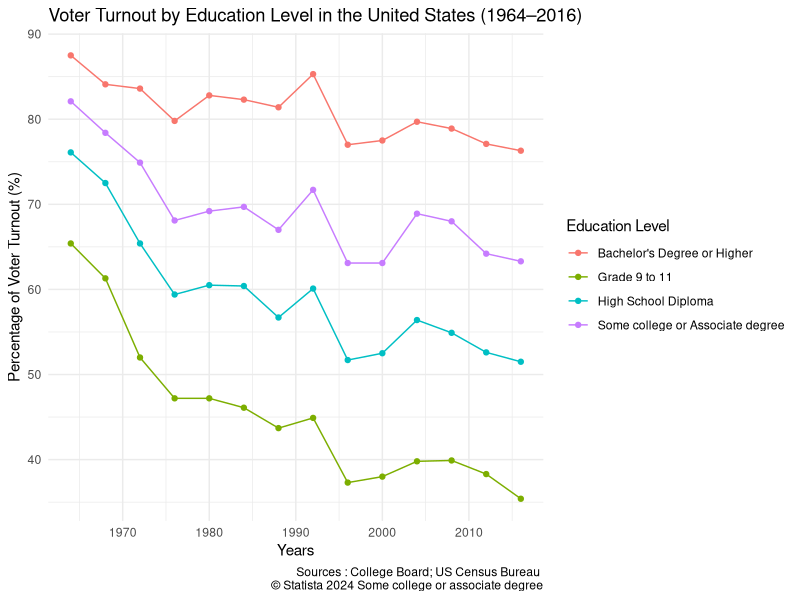
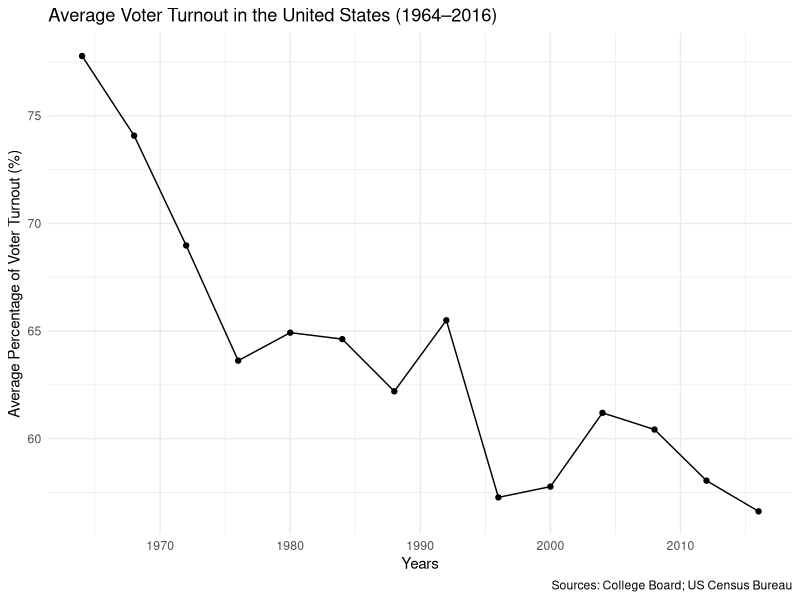
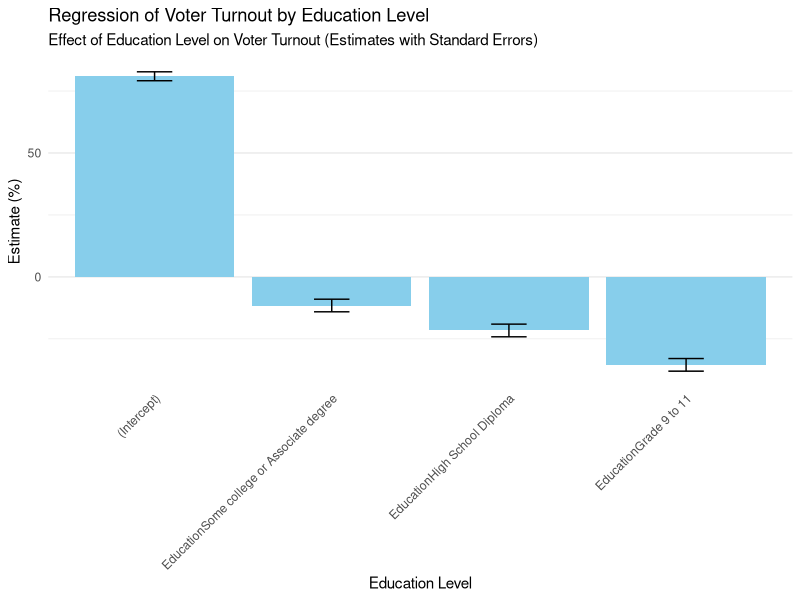
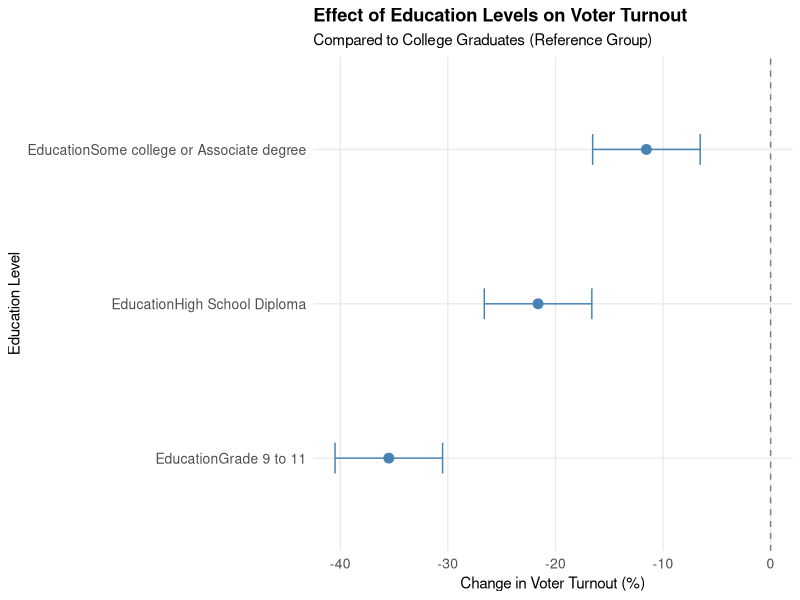

Recreate these plots in R, in order.
## ---- chunk 1
library(ggplot2)
library(tidyverse)
library(readr)
library(dplyr)
turnout <- read_csv("index_files/turnouts.csv") 
## ---- chunk 2
getwd()
setwd("/Users/ikramohamed/Desktop")
getwd
## ---- chunk 3
ggplot(turnout, aes(x = Year, y = Outcome, color = Education)) +
  geom_line() + 
  geom_point() +
  labs(
    title = "Voter Turnout by Education Level in the United States (1964–2016)", 
    caption = "Sources : College Board; US Census Bureau 
    © Statista 2024 Some college or associate degree", 
    x = "Years",
    y = "Percentage of Voter Turnout (%)",
    color = "Education Level"
  ) +
  theme_minimal()
turnout
## ---- chunk 4
library(dplyr)
library(knitr)

turnout_table <- turnout |> 
  group_by(Education) |>
  summarize(
    Mean_Percentage = mean(Outcome),
    SD_Percentage = sd(Outcome),
    Min_Percentage = min(Outcome),
    Max_Percentage = max(Outcome)
  )

knitr::kable(turnout_table, 
            digits = 2, 
            col.names = c("Education Level", "Mean", "SD", "Min", "Max"),
            caption = "Summary of Voter Turnout by Education Level (1964-2016)")
## ---- chunk 5
turnout_summary <- turnout |>
  group_by(Year) |>
  summarize(Average_Percentage = mean(Outcome, na.rm = TRUE))

ggplot(turnout_summary, aes(x = Year, y = Average_Percentage)) +
  geom_line() + 
  geom_point() +
  labs(
    title = "Average Voter Turnout in the United States (1964–2016)", 
    x = "Years",
    y = "Average Percentage of Voter Turnout (%)",
    caption = "Sources: College Board; US Census Bureau"
  ) +
  theme_minimal()
## ---- chunk 6
turnout_model <- lm(Outcome ~ Education, data = turnout)
turnout_model
summary(turnout_model)

library(broom)
model_results <- tidy(turnout_model)
knitr::kable(model_results, 
             digits = 3,
             caption = "Regression of Voter Turnout by Year and Education Level")
## ---- chunk 7
ggplot(model_results, aes(x = reorder(term, -estimate), y = estimate)) +
  geom_bar(stat = "identity", fill = "skyblue") +
  geom_errorbar(aes(ymin = estimate - std.error, ymax = estimate + std.error), width = 0.2) +
  labs(
    title = "Regression of Voter Turnout by Education Level",
    subtitle = "Effect of Education Level on Voter Turnout (Estimates with Standard Errors)",
    x = "Education Level",
    y = "Estimate (%)"
  ) +
  theme_minimal() +
  theme(
    axis.text.x = element_text(angle = 45, hjust = 1),
    panel.grid.major.x = element_blank()
  )
## ---- chunk 8
ggplot(model_results[-1,], aes(x = reorder(term, estimate), y = estimate)) +
  geom_point(size = 3, color = "steelblue") +
  geom_errorbar(aes(ymin = estimate - 1.96 * std.error, 
                    ymax = estimate + 1.96 * std.error), 
                width = 0.2, color = "steelblue") +
  geom_hline(yintercept = 0, linetype = "dashed", color = "gray50") +
  coord_flip() +
  labs(
    title = "Effect of Education Levels on Voter Turnout",
    subtitle = "Compared to College Graduates (Reference Group)",
    x = "Education Level",
    y = "Change in Voter Turnout (%)"
  ) +
  theme_minimal() +
  theme(
    panel.grid.minor = element_blank(),
    plot.title = element_text(face = "bold"),
    axis.text = element_text(size = 10)
  )
